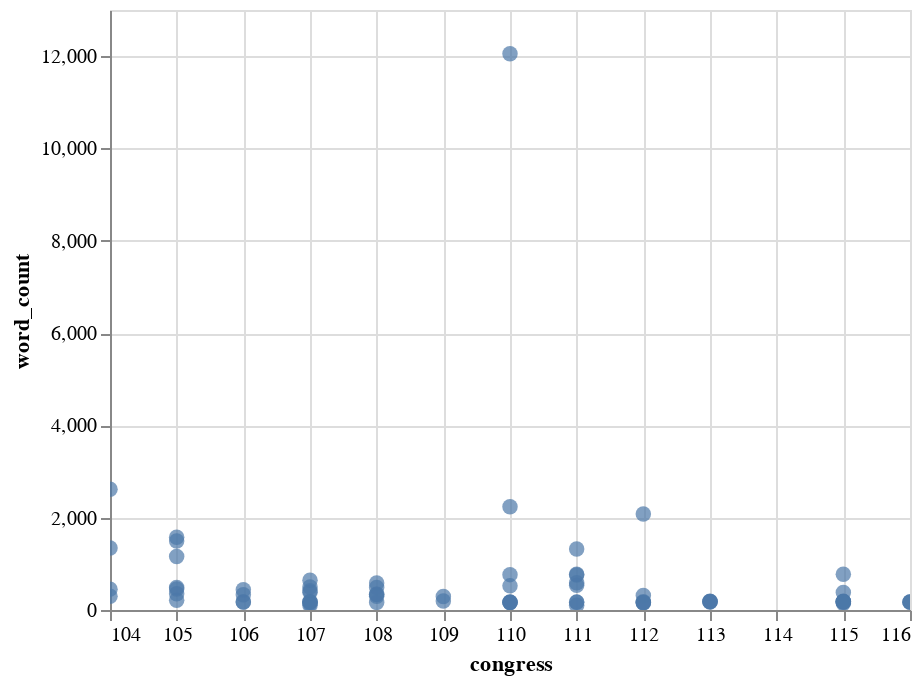

Notebook source saved alongside this figure:
### Markdown cell above
### Using a scatter plot to get a better sense of the distribution of individual bills across each congress

### Code cell
alt.Chart(bills_analysis).mark_circle(size=60).encode(
    alt.X('congress',
        scale=alt.Scale(zero=False)
    ),
    y='word_count',
    tooltip=['bill_number', 'congress', 'word_count']
).interactive()

### Figure 1 — Vega-Lite specification as saved in the notebook (floating-point values rounded to 4 significant figures)
{"config": {"view": {"continuousWidth": 400, "continuousHeight": 300}}, "data": {"name": "data-666e3c4025e1d26f8f22f9c912005c47"}, "mark": {"type": "circle", "size": 60}, "encoding": {"tooltip": [{"type": "quantitative", "field": "bill_number"}, {"type": "quantitative", "field": "congress"}, {"type": "quantitative", "field": "word_count"}], "x": {"type": "quantitative", "field": "congress", "scale": {"zero": false}}, "y": {"type": "quantitative", "field": "word_count"}}, "selection": {"selector001": {"type": "interval", "bind": "scales", "encodings": ["x", "y"]}}, "$schema": "https://vega.github.io/schema/vega-lite/v4.8.1.json", "datasets": {"data-666e3c4025e1d26f8f22f9c912005c47": [{"congress": 104, "bill_number": 20, "url": "https://www.congress.gov/bill/104th-congress/senate-joint-resolution/20/text?r=1&s=2&format=txt", "word_count": 2618.0}, {"congress": 104, "bill_number": 38, "url": "https://www.congress.gov/bill/104th-congress/senate-joint-resolution/38/text?r=1&s=2&format=txt", "word_count": 1345.0}, {"congress": 104, "bill_number": 53, "url": "https://www.congress.gov/bill/104th-congress/senate-joint-resolution/53/text?r=1&s=2&format=txt", "word_count": 297.0}, {"congress": 104, "bill_number": 64, "url": "https://www.congress.gov/bill/104th-congress/senate-joint-resolution/64/text?r=1&s=2&format=txt", "word_count": 452.0}, {"congress": 105, "bill_number": 5, "url": "https://www.congress.gov/bill/105th-congress/senate-joint-resolution/5/text?r=1&s=2&format=txt", "word_count": 350.0}, {"congress": 105, "bill_number": 29, "url": "https://www.congress.gov/bill/105th-congress/senate-joint-resolution/29/text?r=1&s=2&format=txt", "word_count": 453.0}, {"congress": 105, "bill_number": 35, "url": "https://www.congress.gov/bill/105th-congress/senate-joint-resolution/35/text?r=1&s=2&format=txt", "word_count": 1161.0}, {"congress": 105, "bill_number": 39, "url": "https://www.congress.gov/bill/105th-congress/senate-joint-resolution/39/text?r=1&s=2&format=txt", "word_count": 211.0}, {"congress": 105, "bill_number": 51, "url": "https://www.congress.gov/bill/105th-congress/senate-joint-resolution/51/text?r=1&s=2&format=txt", "word_count": 1576.0}, {"congress": 105, "bill_number": 54, "url": "https://www.congress.gov/bill/105th-congress/senate-joint-resolution/54/text?r=1&s=2&format=txt", "word_count": 1495.0}, {"congress": 105, "bill_number": 58, "url": "https://www.congress.gov/bill/105th-congress/senate-joint-resolution/58/text?r=1&s=2&format=txt", "word_count": 487.0}, {"congress": 106, "bill_number": 40, "url": "https://www.congress.gov/bill/106th-congress/senate-joint-resolution/40/text?r=1&s=2&format=txt", "word_count": 175.0}, {"congress": 106, "bill_number": 42, "url": "https://www.congress.gov/bill/106th-congress/senate-joint-resolution/42/text?r=1&s=2&format=txt", "word_count": 173.0}, {"congress": 106, "bill_number": 43, "url": "https://www.congress.gov/bill/106th-congress/senate-joint-resolution/43/text?r=1&s=2&format=txt", "word_count": 330.0}, {"congress": 106, "bill_number": 44, "url": "https://www.congress.gov/bill/106th-congress/senate-joint-resolution/44/text?r=1&s=2&format=txt", "word_count": 440.0}, {"congress": 107, "bill_number": 6, "url": "https://www.congress.gov/bill/107th-congress/senate-joint-resolution/6/text?r=1&s=2&format=txt", "word_count": 139.0}, {"congress": 107, "bill_number": 13, "url": "https://www.congress.gov/bill/107th-congress/senate-joint-resolution/13/text?r=1&s=2&format=txt", "word_count": 416.0}, {"congress": 107, "bill_number": 19, "url": "https://www.congress.gov/bill/107th-congress/senate-joint-resolution/19/text?r=1&s=2&format=txt", "word_count": 168.0}, {"congress": 107, "bill_number": 20, "url": "https://www.congress.gov/bill/107th-congress/senate-joint-resolution/20/text?r=1&s=2&format=txt", "word_count": 181.0}, {"congress": 107, "bill_number": 22, "url": "https://www.congress.gov/bill/107th-congress/senate-joint-resolution/22/text?r=1&s=2&format=txt", "word_count": 499.0}, {"congress": 107, "bill_number": 23, "url": "https://www.congress.gov/bill/107th-congress/senate-joint-resolution/23/text?r=1&s=2&format=txt", "word_count": 387.0}, {"congress": 107, "bill_number": 26, "url": "https://www.congress.gov/bill/107th-congress/senate-joint-resolution/26/text?r=1&s=2&format=txt", "word_count": 178.0}, {"congress": 107, "bill_number": 32, "url": "https://www.congress.gov/bill/107th-congress/senate-joint-resolution/32/text?r=1&s=2&format=txt", "word_count": 645.0}, {"congress": 107, "bill_number": 53, "url": "https://www.congress.gov/bill/107th-congress/senate-joint-resolution/53/text?r=1&s=2&format=txt", "word_count": 102.0}, {"congress": 108, "bill_number": 8, "url": "https://www.congress.gov/bill/108th-congress/senate-joint-resolution/8/text?r=1&s=2&format=txt", "word_count": 586.0}, {"congress": 108, "bill_number": 18, "url": "https://www.congress.gov/bill/108th-congress/senate-joint-resolution/18/text?r=1&s=2&format=txt", "word_count": 486.0}, {"congress": 108, "bill_number": 22, "url": "https://www.congress.gov/bill/108th-congress/senate-joint-resolution/22/text?r=1&s=2&format=txt", "word_count": 336.0}, {"congress": 108, "bill_number": 28, "url": "https://www.congress.gov/bill/108th-congress/senate-joint-resolution/28/text?r=1&s=2&format=txt", "word_count": 340.0}, {"congress": 108, "bill_number": 38, "url": "https://www.congress.gov/bill/108th-congress/senate-joint-resolution/38/text?r=1&s=2&format=txt", "word_count": 164.0}, {"congress": 108, "bill_number": 41, "url": "https://www.congress.gov/bill/108th-congress/senate-joint-resolution/41/text?r=1&s=2&format=txt", "word_count": 298.0}, {"congress": 109, "bill_number": 28, "url": "https://www.congress.gov/bill/109th-congress/senate-joint-resolution/28/text?r=1&s=2&format=txt", "word_count": 293.0}, {"congress": 109, "bill_number": 40, "url": "https://www.congress.gov/bill/109th-congress/senate-joint-resolution/40/text?r=1&s=2&format=txt", "word_count": 196.0}, {"congress": 110, "bill_number": 7, "url": "https://www.congress.gov/bill/110th-congress/senate-joint-resolution/7/text?r=1&s=2&format=txt", "word_count": 162.0}, {"congress": 110, "bill_number": 8, "url": "https://www.congress.gov/bill/110th-congress/senate-joint-resolution/8/text?r=1&s=2&format=txt", "word_count": 160.0}, {"congress": 110, "bill_number": 13, "url": "https://www.congress.gov/bill/110th-congress/senate-joint-resolution/13/text?r=1&s=2&format=txt", "word_count": 2236.0}, {"congress": 110, "bill_number": 17, "url": "https://www.congress.gov/bill/110th-congress/senate-joint-resolution/17/text?r=1&s=2&format=txt", "word_count": 766.0}, {"congress": 110, "bill_number": 25, "url": "https://www.congress.gov/bill/110th-congress/senate-joint-resolution/25/text?r=1&s=2&format=txt", "word_count": 168.0}, {"congress": 110, "bill_number": 35, "url": "https://www.congress.gov/bill/110th-congress/senate-joint-resolution/35/text?r=1&s=2&format=txt", "word_count": 175.0}, {"congress": 110, "bill_number": 45, "url": "https://www.congress.gov/bill/110th-congress/senate-joint-resolution/45/text?r=1&s=2&format=txt", "word_count": 12050.0}, {"congress": 110, "bill_number": 46, "url": "https://www.congress.gov/bill/110th-congress/senate-joint-resolution/46/text?r=1&s=2&format=txt", "word_count": 523.0}, {"congress": 111, "bill_number": 3, "url": "https://www.congress.gov/bill/111th-congress/senate-joint-resolution/3/text?r=1&s=2&format=txt", "word_count": 534.0}, {"congress": 111, "bill_number": 8, "url": "https://www.congress.gov/bill/111th-congress/senate-joint-resolution/8/text?r=1&s=2&format=txt", "word_count": 167.0}, {"congress": 111, "bill_number": 9, "url": "https://www.congress.gov/bill/111th-congress/senate-joint-resolution/9/text?r=1&s=2&format=txt", "word_count": 171.0}, {"congress": 111, "bill_number": 19, "url": "https://www.congress.gov/bill/111th-congress/senate-joint-resolution/19/text?r=1&s=2&format=txt", "word_count": 1320.0}, {"congress": 111, "bill_number": 25, "url": "https://www.congress.gov/bill/111th-congress/senate-joint-resolution/25/text?r=1&s=2&format=txt", "word_count": 590.0}, {"congress": 111, "bill_number": 32, "url": "https://www.congress.gov/bill/111th-congress/senate-joint-resolution/32/text?r=1&s=2&format=txt", "word_count": 773.0}, {"congress": 111, "bill_number": 33, "url": "https://www.congress.gov/bill/111th-congress/senate-joint-resolution/33/text?r=1&s=2&format=txt", "word_count": 758.0}, {"congress": 111, "bill_number": 40, "url": "https://www.congress.gov/bill/111th-congress/senate-joint-resolution/40/text?r=1&s=2&format=txt", "word_count": 104.0}, {"congress": 112, "bill_number": 7, "url": "https://www.congress.gov/bill/112th-congress/senate-joint-resolution/7/text?r=1&s=2&format=txt", "word_count": 156.0}, {"congress": 112, "bill_number": 8, "url": "https://www.congress.gov/bill/112th-congress/senate-joint-resolution/8/text?r=1&s=2&format=txt", "word_count": 164.0}, {"congress": 112, "bill_number": 9, "url": "https://www.congress.gov/bill/112th-congress/senate-joint-resolution/9/text?r=1&s=2&format=txt", "word_count": 158.0}, {"congress": 112, "bill_number": 22, "url": "https://www.congress.gov/bill/112th-congress/senate-joint-resolution/22/text?r=1&s=2&format=txt", "word_count": 316.0}, {"congress": 112, "bill_number": 44, "url": "https://www.congress.gov/bill/112th-congress/senate-joint-resolution/44/text?r=1&s=2&format=txt", "word_count": 2080.0}, {"congress": 112, "bill_number": 49, "url": "https://www.congress.gov/bill/112th-congress/senate-joint-resolution/49/text?r=1&s=2&format=txt", "word_count": 181.0}, {"congress": 113, "bill_number": 28, "url": "https://www.congress.gov/bill/113th-congress/senate-joint-resolution/28/text?r=1&s=2&format=txt", "word_count": 185.0}, {"congress": 113, "bill_number": 29, "url": "https://www.congress.gov/bill/113th-congress/senate-joint-resolution/29/text?r=1&s=2&format=txt", "word_count": 189.0}, {"congress": 113, "bill_number": 32, "url": "https://www.congress.gov/bill/113th-congress/senate-joint-resolution/32/text?r=1&s=2&format=txt", "word_count": 181.0}, {"congress": 113, "bill_number": 40, "url": "https://www.congress.gov/bill/113th-congress/senate-joint-resolution/40/text?r=1&s=2&format=txt", "word_count": 172.0}, {"congress": 115, "bill_number": 1, "url": "https://www.congress.gov/bill/115th-congress/senate-joint-resolution/1/text?r=1&s=2&format=txt", "word_count": 377.0}, {"congress": 115, "bill_number": 30, "url": "https://www.congress.gov/bill/115th-congress/senate-joint-resolution/30/text?r=1&s=2&format=txt", "word_count": 175.0}, {"congress": 115, "bill_number": 34, "url": "https://www.congress.gov/bill/115th-congress/senate-joint-resolution/34/text?r=1&s=2&format=txt", "word_count": 144.0}, {"congress": 115, "bill_number": 35, "url": "https://www.congress.gov/bill/115th-congress/senate-joint-resolution/35/text?r=1&s=2&format=txt", "word_count": 180.0}, {"congress": 115, "bill_number": 36, "url": "https://www.congress.gov/bill/115th-congress/senate-joint-resolution/36/text?r=1&s=2&format=txt", "word_count": 186.0}, {"congress": 115, "bill_number": 49, "url": "https://www.congress.gov/bill/115th-congress/senate-joint-resolution/49/text?r=1&s=2&format=txt", "word_count": 773.0}, {"congress": 115, "bill_number": 57, "url": "https://www.congress.gov/bill/115th-congress/senate-joint-resolution/57/text?r=1&s=2&format=txt", "word_count": 187.0}, {"congress": 115, "bill_number": 60, "url": "https://www.congress.gov/bill/115th-congress/senate-joint-resolution/60/text?r=1&s=2&format=txt", "word_count": 173.0}, {"congress": 116, "bill_number": 65, "url": "https://www.congress.gov/bill/116th-congress/senate-joint-resolution/65/text?r=1&s=2&format=txt", "word_count": 175.0}, {"congress": 116, "bill_number": 66, "url": "https://www.congress.gov/bill/116th-congress/senate-joint-resolution/66/text?r=1&s=2&format=txt", "word_count": 170.0}, {"congress": 116, "bill_number": 67, "url": "https://www.congress.gov/bill/116th-congress/senate-joint-resolution/67/text?r=1&s=2&format=txt", "word_count": 176.0}]}}
